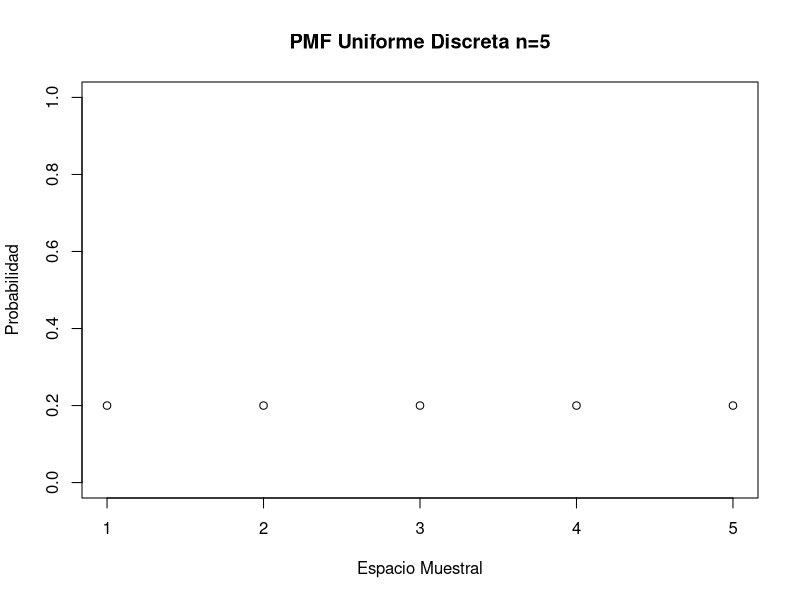
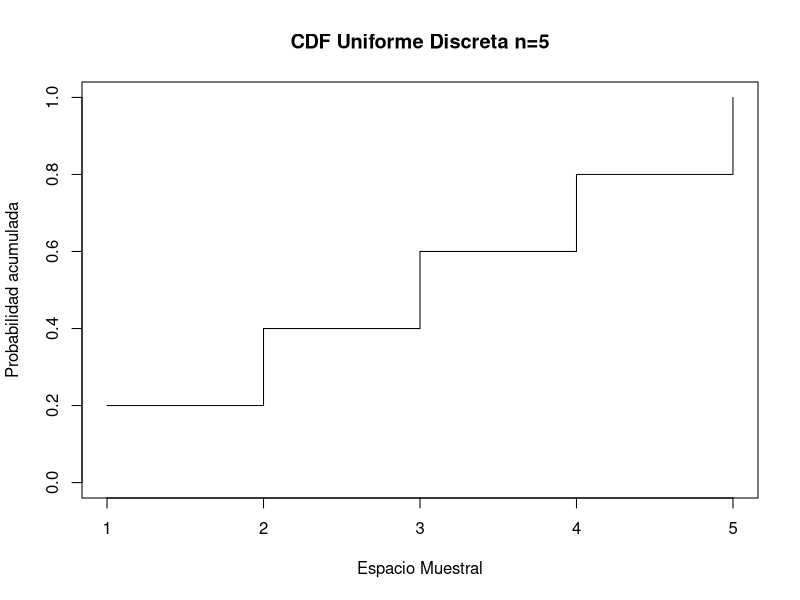
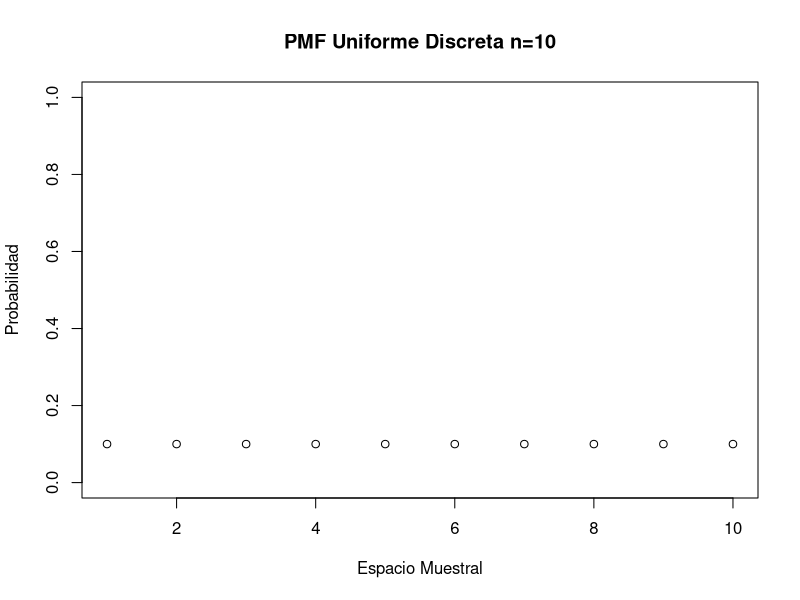
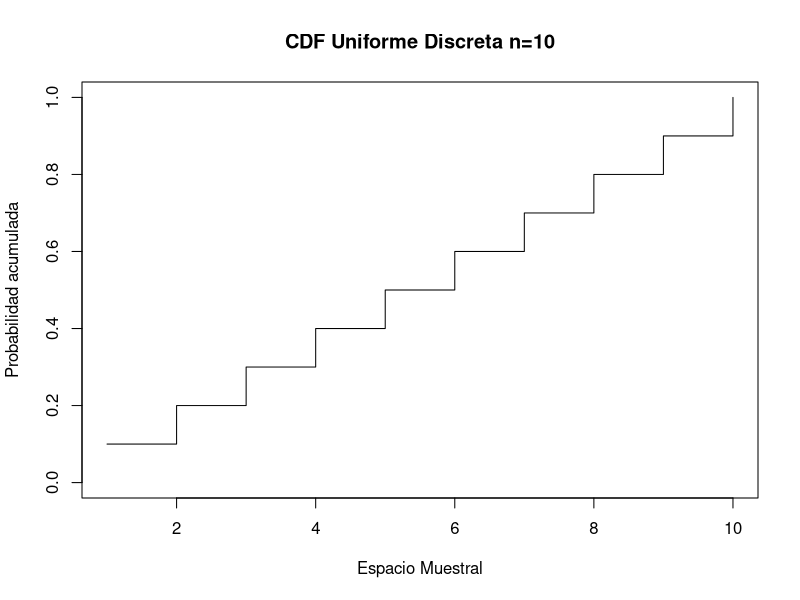
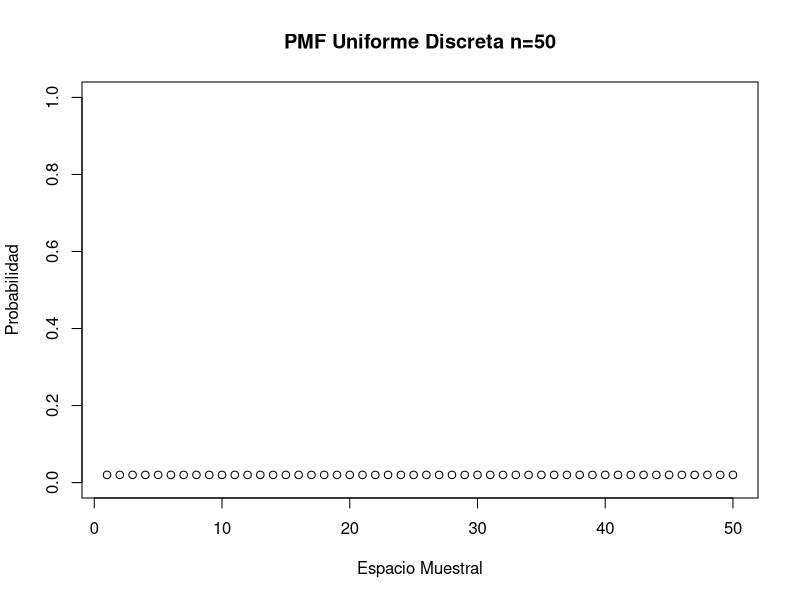
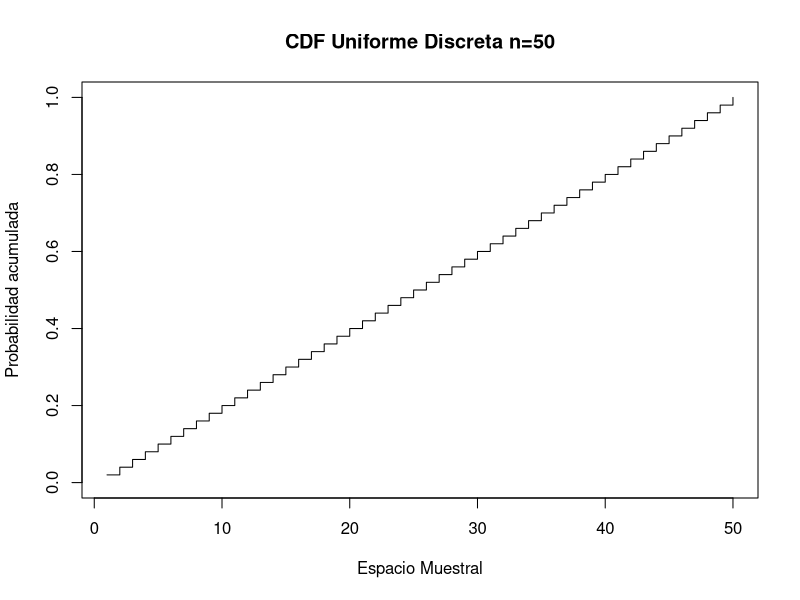
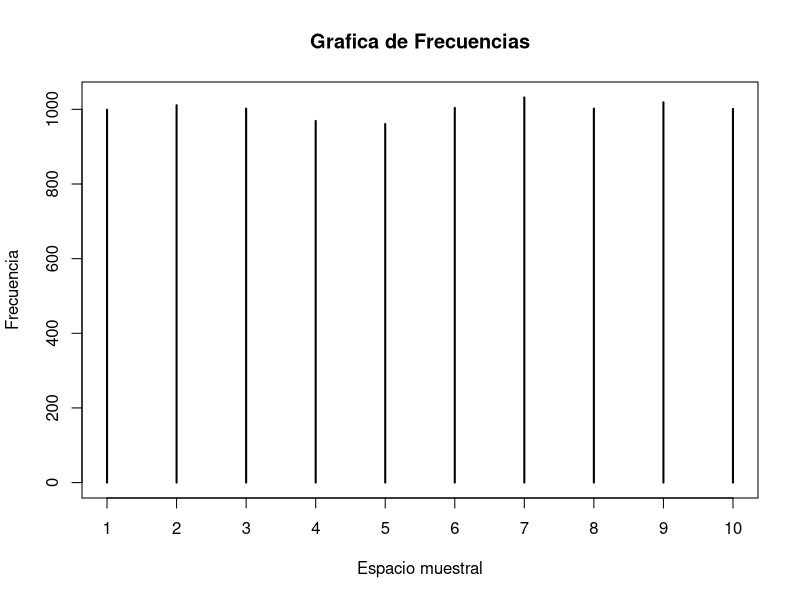

Recreate these plots in R, in order.
#Tarea 1, Ejercicio 5
#Felipe Neri Chairez Cuellar
#
# a)
# Grafica PMF Uniforme Discreta n=5
n<-5
x<-seq(1,n)
y<-rep(1/n,n)
plot(x,y,xlab='Espacio Muestral',ylab = 'Probabilidad',main = 'PMF Uniforme Discreta n=5',ylim = c(0,1))
###############################
#Grafica CDF Uniforme Discreta n=5
n<-5
x<-seq(1,n)
y<-cumsum(rep(1/n,n))
plot(x,y,xlab='Espacio Muestral',ylab = 'Probabilidad acumulada',main = 'CDF Uniforme Discreta n=5',ylim = c(0,1),type = 's')
########################################
# Grafica PMF Uniforme Discreta n=10
n<-10
x<-seq(1,n)
y<-rep(1/n,n)
plot(x,y,xlab='Espacio Muestral',ylab = 'Probabilidad',main = 'PMF Uniforme Discreta n=10',ylim = c(0,1))
###############################
#Grafica CDF Uniforme Discreta n=10
n<-10
x<-seq(1,n)
y<-cumsum(rep(1/n,n))
plot(x,y,xlab='Espacio Muestral',ylab = 'Probabilidad acumulada',main = 'CDF Uniforme Discreta n=10',ylim = c(0,1),type = 's')
########################################
# Grafica PMF Uniforme Discreta n=50
n<-50
x<-seq(1,n)
y<-rep(1/n,n)
plot(x,y,xlab='Espacio Muestral',ylab = 'Probabilidad',main = 'PMF Uniforme Discreta n=50',ylim = c(0,1))
###############################
#Grafica CDF Uniforme Discreta n=50
n<-50
x<-seq(1,n)
y<-cumsum(rep(1/n,n))
plot(x,y,xlab='Espacio Muestral',ylab = 'Probabilidad acumulada',main = 'CDF Uniforme Discreta n=50',ylim = c(0,1),type = 's')
########################################
########################################
# c)
#fija la semilla
set.seed(13) 
w=seq(1:10)
sample(w,size=10000,replace=TRUE,prob=NULL)
#Tabla de frecuencias
tabla_frecuencia<-table(sample(w,size=10000,replace=TRUE,prob=NULL))
tabla_frecuencia
#Promedio
mean(sample(w,size=10000,replace=TRUE,prob=NULL))
#Varianza
var(sample(w,size=10000,replace=TRUE,prob=NULL))
#
# d)
#
plot(tabla_frecuencia,ylab ='Frecuencia',main='Grafica de Frecuencias',xlab='Espacio muestral')
# bien 
